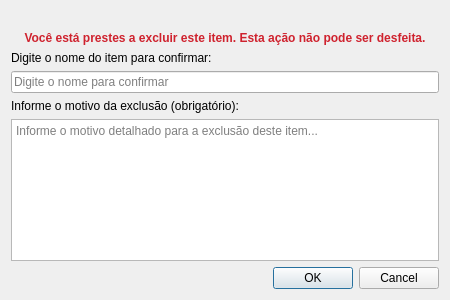
<?xml version="1.0" encoding="UTF-8"?>
<!-- Path: gui\informacao_produto\deletion_confirmation_dialog.ui -->
<ui version="4.0">
 <class>DeletionConfirmationDialog</class>
 <widget class="QDialog" name="DeletionConfirmationDialog">
  <property name="geometry">
   <rect>
    <x>0</x>
    <y>0</y>
    <width>450</width>
    <height>300</height>
   </rect>
  </property>
  <property name="windowTitle">
   <string>Confirmar Exclusão</string>
  </property>
  <layout class="QVBoxLayout" name="verticalLayout">
   <item>
    <widget class="QLabel" name="warningIconLabel">
     <property name="text">
      <string/>
     </property>
     <property name="pixmap">
      <pixmap>icons/warning.png</pixmap>
     </property>
     <property name="alignment">
      <set>Qt::AlignCenter</set>
     </property>
    </widget>
   </item>
   <item>
    <widget class="QLabel" name="warningLabel">
     <property name="styleSheet">
      <string notr="true">color: #CF222E; font-weight: bold;</string>
     </property>
     <property name="text">
      <string>Você está prestes a excluir este item. Esta ação não pode ser desfeita.</string>
     </property>
     <property name="alignment">
      <set>Qt::AlignCenter</set>
     </property>
     <property name="wordWrap">
      <bool>true</bool>
     </property>
    </widget>
   </item>
   <item>
    <widget class="QLabel" name="confirmLabel">
     <property name="text">
      <string>Digite o nome do item para confirmar:</string>
     </property>
    </widget>
   </item>
   <item>
    <widget class="QLineEdit" name="nameLineEdit">
     <property name="placeholderText">
      <string>Digite o nome para confirmar</string>
     </property>
    </widget>
   </item>
   <item>
    <widget class="QLabel" name="motivoLabel">
     <property name="text">
      <string>Informe o motivo da exclusão (obrigatório):</string>
     </property>
    </widget>
   </item>
   <item>
    <widget class="QTextEdit" name="motivoTextEdit">
     <property name="placeholderText">
      <string>Informe o motivo detalhado para a exclusão deste item...</string>
     </property>
    </widget>
   </item>
   <item>
    <widget class="QDialogButtonBox" name="buttonBox">
     <property name="orientation">
      <enum>Qt::Horizontal</enum>
     </property>
     <property name="standardButtons">
      <set>QDialogButtonBox::Cancel|QDialogButtonBox::Ok</set>
     </property>
    </widget>
   </item>
  </layout>
 </widget>
 <resources/>
 <connections>
  <connection>
   <sender>buttonBox</sender>
   <signal>accepted()</signal>
   <receiver>DeletionConfirmationDialog</receiver>
   <slot>accept()</slot>
   <hints>
    <hint type="sourcelabel">
     <x>248</x>
     <y>254</y>
    </hint>
    <hint type="destinationlabel">
     <x>157</x>
     <y>274</y>
    </hint>
   </hints>
  </connection>
  <connection>
   <sender>buttonBox</sender>
   <signal>rejected()</signal>
   <receiver>DeletionConfirmationDialog</receiver>
   <slot>reject()</slot>
   <hints>
    <hint type="sourcelabel">
     <x>316</x>
     <y>260</y>
    </hint>
    <hint type="destinationlabel">
     <x>286</x>
     <y>274</y>
    </hint>
   </hints>
  </connection>
 </connections>
</ui>
